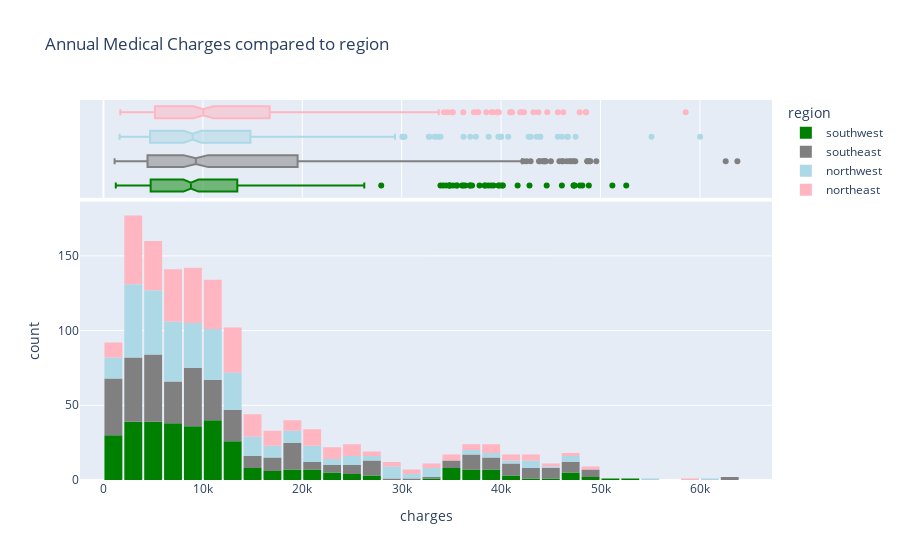

The cell this chart's notebook holds for it:
### Markdown cell above
Charges vs Region

### Code cell
fig = px.histogram(medical_df, 
                   x='charges', 
                   marginal='box', 
                   color='region', 
                   color_discrete_sequence=['green', 'grey', 'lightblue', 'lightpink'], 
                   title='Annual Medical Charges compared to region')
fig.update_layout(bargap=0.1)
fig.show()

### Figure 1 — Plotly figure (JSON) as saved in the notebook; plotly's stock layout.template omitted (floating-point values rounded to 4 significant figures; data arrays with more than 128 entries replaced by an {"elided": "..."} marker saying what was removed)
{"data": [{"alignmentgroup": "True", "bingroup": "x", "hovertemplate": "region=southwest<br>charges=%{x}<br>count=%{y}<extra></extra>", "legendgroup": "southwest", "marker": {"color": "green"}, "name": "southwest", "offsetgroup": "southwest", "orientation": "v", "showlegend": true, "type": "histogram", "x": {"elided": "325 float values"}, "xaxis": "x", "yaxis": "y"}, {"alignmentgroup": "True", "hovertemplate": "region=southwest<br>charges=%{x}<extra></extra>", "legendgroup": "southwest", "marker": {"color": "green"}, "name": "southwest", "notched": true, "offsetgroup": "southwest", "showlegend": false, "type": "box", "x": {"elided": "325 float values"}, "xaxis": "x2", "yaxis": "y2"}, {"alignmentgroup": "True", "bingroup": "x", "hovertemplate": "region=southeast<br>charges=%{x}<br>count=%{y}<extra></extra>", "legendgroup": "southeast", "marker": {"color": "grey"}, "name": "southeast", "offsetgroup": "southeast", "orientation": "v", "showlegend": true, "type": "histogram", "x": {"elided": "364 float values"}, "xaxis": "x", "yaxis": "y"}, {"alignmentgroup": "True", "hovertemplate": "region=southeast<br>charges=%{x}<extra></extra>", "legendgroup": "southeast", "marker": {"color": "grey"}, "name": "southeast", "notched": true, "offsetgroup": "southeast", "showlegend": false, "type": "box", "x": {"elided": "364 float values"}, "xaxis": "x2", "yaxis": "y2"}, {"alignmentgroup": "True", "bingroup": "x", "hovertemplate": "region=northwest<br>charges=%{x}<br>count=%{y}<extra></extra>", "legendgroup": "northwest", "marker": {"color": "lightblue"}, "name": "northwest", "offsetgroup": "northwest", "orientation": "v", "showlegend": true, "type": "histogram", "x": {"elided": "325 float values"}, "xaxis": "x", "yaxis": "y"}, {"alignmentgroup": "True", "hovertemplate": "region=northwest<br>charges=%{x}<extra></extra>", "legendgroup": "northwest", "marker": {"color": "lightblue"}, "name": "northwest", "notched": true, "offsetgroup": "northwest", "showlegend": false, "type": "box", "x": {"elided": "325 float values"}, "xaxis": "x2", "yaxis": "y2"}, {"alignmentgroup": "True", "bingroup": "x", "hovertemplate": "region=northeast<br>charges=%{x}<br>count=%{y}<extra></extra>", "legendgroup": "northeast", "marker": {"color": "lightpink"}, "name": "northeast", "offsetgroup": "northeast", "orientation": "v", "showlegend": true, "type": "histogram", "x": {"elided": "324 float values"}, "xaxis": "x", "yaxis": "y"}, {"alignmentgroup": "True", "hovertemplate": "region=northeast<br>charges=%{x}<extra></extra>", "legendgroup": "northeast", "marker": {"color": "lightpink"}, "name": "northeast", "notched": true, "offsetgroup": "northeast", "showlegend": false, "type": "box", "x": {"elided": "324 float values"}, "xaxis": "x2", "yaxis": "y2"}], "layout": {"bargap": 0.1, "barmode": "relative", "legend": {"title": {"text": "region"}, "tracegroupgap": 0}, "title": {"text": "Annual Medical Charges compared to region"}, "xaxis": {"anchor": "y", "domain": [0, 1], "title": {"text": "charges"}}, "xaxis2": {"anchor": "y2", "domain": [0, 1], "matches": "x", "showgrid": true, "showticklabels": false}, "yaxis": {"anchor": "x", "domain": [0, 0.7326], "title": {"text": "count"}}, "yaxis2": {"anchor": "x2", "domain": [0.7426, 1], "matches": "y2", "showgrid": false, "showline": false, "showticklabels": false, "ticks": ""}}}
